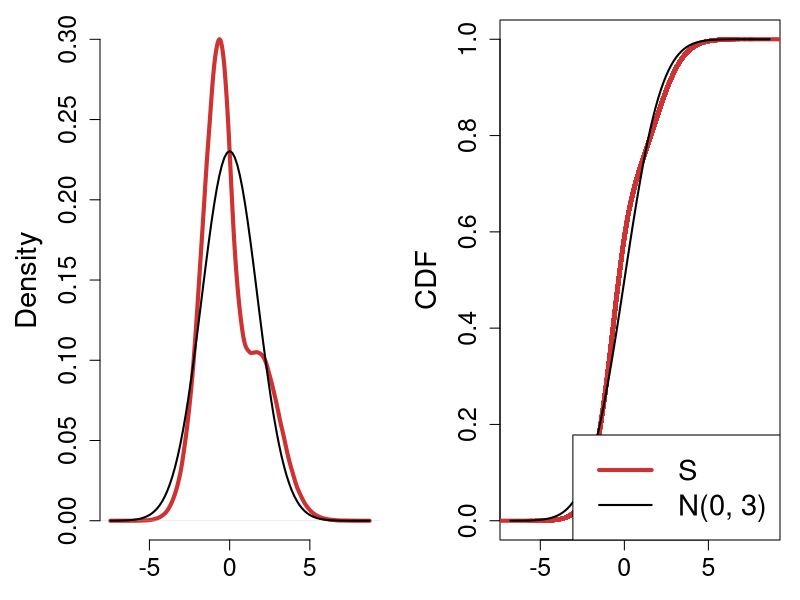

The R script that drew this image:
# Example of three N(0,1) PIBD with X+Y+Z NOT a N(0,3)

# Set seed
set.seed(1)

#Sample size
n <- 1000000

#Generate a sample of (X,Y,Z)
X <- rnorm(n)
Y <- rnorm(n)
W <- rnorm(n)
Z <- abs(W)*sign(X*Y)

#Sum of the PIBD Normals
S <- X + Y + Z

# Plot (and save) density and CDF (with, as comparison, those of a N(0, sqrt(3)))
pdf(file = "density_CDF_S_romano.pdf", width = 14, height = 7)
par(mfrow=c(1,2))
par(mar=c(3,5,1,1))

# Density 
my.d <- density(S)
plot(my.d, lwd= 4, col = 'brown3', cex.axis = 1.5, cex.lab = 1.75, main = "", 
     xlab = "",  bty="n")
curve(dnorm(x, 0, sqrt(3)), col="black", lty = 1, lwd=2, add=TRUE)

# CDF (we take a subset of "only" 100000 points)
plot(ecdf(S[1:100000]), col='brown3', lwd=4, xlab ="", 
     ylab = "CDF", cex.axis = 1.5, cex.lab = 1.75, main = "", col.01line = NULL)
curve(pnorm(x, 0, sqrt(3) ), lwd=2,add=TRUE)
legend("bottomright", NULL, ncol=1, cex = 1.75, legend=c("S", "N(0, 3)"), 
       col=c("brown3", "black"), lty = c(1,1), lwd = c(4,2))
dev.off()

